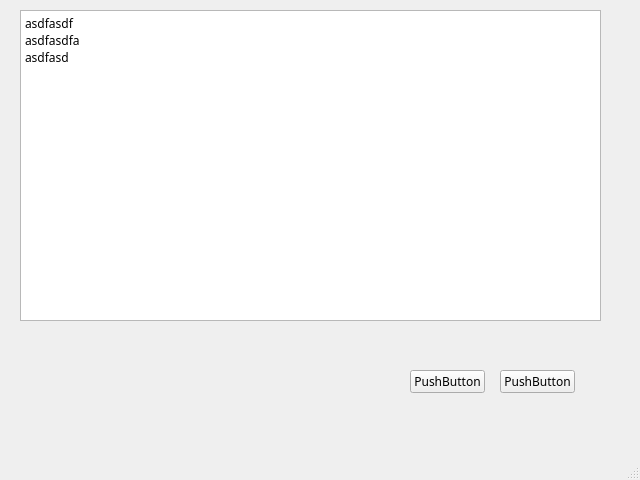
<?xml version="1.0" encoding="UTF-8"?>
<ui version="4.0">
 <class>MainWindow</class>
 <widget class="QMainWindow" name="MainWindow">
  <property name="geometry">
   <rect>
    <x>0</x>
    <y>0</y>
    <width>640</width>
    <height>480</height>
   </rect>
  </property>
  <property name="font">
   <font>
    <family>Noto Sans Disp Med</family>
   </font>
  </property>
  <property name="windowTitle">
   <string>MainWindow</string>
  </property>
  <widget class="QWidget" name="centralwidget">
   <widget class="QPushButton" name="pushButton">
    <property name="geometry">
     <rect>
      <x>410</x>
      <y>370</y>
      <width>75</width>
      <height>23</height>
     </rect>
    </property>
    <property name="text">
     <string>PushButton</string>
    </property>
   </widget>
   <widget class="QPushButton" name="pushButton_2">
    <property name="geometry">
     <rect>
      <x>500</x>
      <y>370</y>
      <width>75</width>
      <height>23</height>
     </rect>
    </property>
    <property name="text">
     <string>PushButton</string>
    </property>
   </widget>
   <widget class="QPlainTextEdit" name="plainTextEdit">
    <property name="geometry">
     <rect>
      <x>20</x>
      <y>10</y>
      <width>581</width>
      <height>311</height>
     </rect>
    </property>
    <property name="plainText">
     <string>asdfasdf
asdfasdfa
asdfasd</string>
    </property>
   </widget>
  </widget>
  <widget class="QMenuBar" name="menubar">
   <property name="geometry">
    <rect>
     <x>0</x>
     <y>0</y>
     <width>640</width>
     <height>23</height>
    </rect>
   </property>
  </widget>
  <widget class="QStatusBar" name="statusbar"/>
 </widget>
 <resources/>
 <connections/>
</ui>
